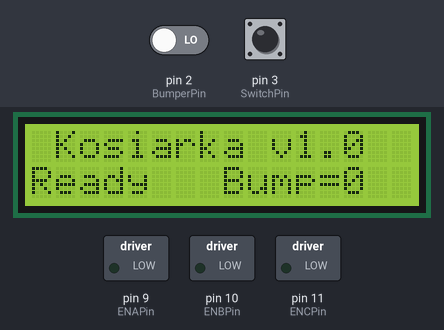
Simulated run of this sketch. Board: Arduino Uno, built with avr-gcc and run on an emulated ATmega328P. Parts: 16×2 character LCD, switched loads named in the sketch (green lamp = pin HIGH). Inputs (shaded band) come from the test bench; at power-on: pin 3 (SwitchPin) LOW, pin 2 (BumperPin) LOW.

Above: at 1.2 s.
1.3 s: pin 3 (SwitchPin) pulled HIGH for 3.2 s
At 5.1 s:
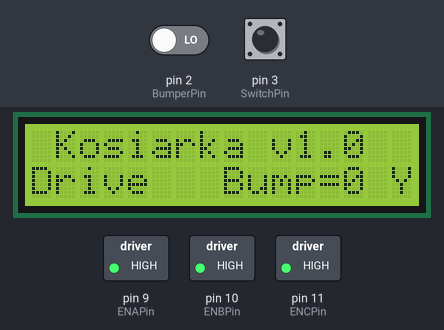
6.0 s: pin 2 (BumperPin) driven HIGH
At 7.3 s:
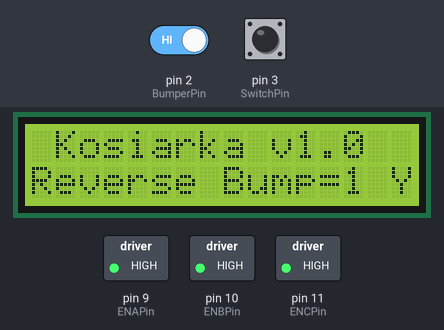
8.0 s: pin 2 (BumperPin) driven LOW
11.0 s: pin 3 (SwitchPin) pulled HIGH for 3.2 s
At 14.6 s:
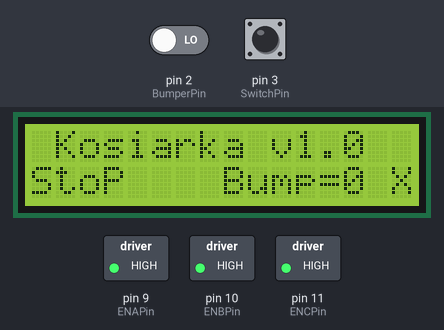
15.7 s: pin 3 (SwitchPin) pulled HIGH for 0.15 s
At 15.83 s:
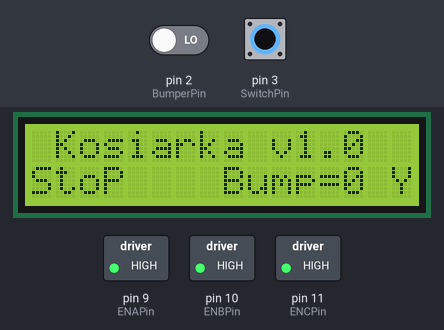
Timing chart, 0 to 18.4 s (numbered marks = the images above; inputs shaded):
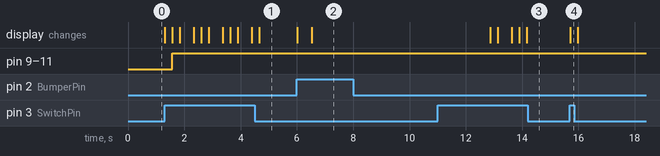

Measured:
- after the input at 1.3 s, pin 9 (ENAPin), pin 10 (ENBPin): LOW → HIGH after 0.27 s; pin 11 (ENCPin): LOW → HIGH after 0.26 s; the display: first changes at once (image 1 shows a later state)
- after the input at 6.0 s, the display: first changes at once (image 2 shows a later state)
- after the input at 8.0 s, every drawn part: stays the same
- after the input at 11.0 s, the display: first differs from a run without the input after 1.9 s (image 3 shows a later state)
- after the input at 15.7 s, the display: changes at once (image 4)

The sketch:

Kosiarka.ino
```cpp
/*


*/
//#include <Wire.h>
#include <LiquidCrystal_I2C.h>

//LiquidCrystal_I2C lcd(0x27, 4, 5, 6, 0, 1, 2, 3, 7, POSITIVE);
LiquidCrystal_I2C lcd(0x27, 2, 1, 0, 4, 5, 6, 7, 3, POSITIVE);


//defines pins numbers for wheel motor regulation
int ENAPin = 9; //motor A enable
int ENBPin = 10; //motor B enable
int IN1Pin = 4; //motor A
int IN2Pin = 5; //motor A
int IN3Pin = 6; //motor B
int IN4Pin = 7; //motor B

//defines pins for motorblade regulation
int ENCPin = 11; // motor C enable
int IN5Pin = 12; // motor C
int IN6Pin = 13; // motor C

//defines variables for wheel motor regulation
int AForwd = 0;
int ABack = 0;
int BForwd = 0;
int BBack = 0;
int Obstacle = 0;
int MotorSpeedA = 25;
int MotorSpeedB = 25;
int kSpeed = 3;
int BackTime = 1000;
unsigned long Time;
int SwitchPin = 3;  //pin 3 with GND-com on LimitSwitch
int SwitchVal = 0;
int SwitchState = 0;

//-------------------flagi------------
int Drive = 0;
int reverse = 0;
int StopM = 0;
int StopB=0;
int StartB=0;


//bumper
int BumperPin = 2;
int Bumper;


void setup() {
  //pinMode(trigPin, OUTPUT); // Sets the trigPin as an Output
  //pinMode(echoPin, INPUT); // Sets the echoPin as an Input
  pinMode(BumperPin, INPUT); // Sets the Bumper Pin as input
  pinMode(SwitchPin, INPUT ); // Sets switch pin as input - button to start/stop motors
  Serial.begin(9600); // Starts the serial communication
  lcd.begin(16, 2);
  lcd.backlight();

    lcd.setCursor(1, 0);
    lcd.print("Kosiarka v1.0");
    lcd.setCursor(0,1);
    lcd.print("Ready");


}


void loop() {


    Bumper=digitalRead(BumperPin);
    SwitchVal=digitalRead(SwitchPin);
//  Time = millis();

//  //-------------------------------------analog--------------------------------
//
//  //av_analog=0;
//  AnalogReading2=AnalogReading1;
//
////  for (int i = 0; i< 4 ; i++) {
////    _Arry_Analog[i] = analogRead (B_AnalogPin);
////    AnalogReading = AnalogReading +_Arry_Analog[i];
////
////  }
////  //AnalogReading=analogRead (B_AnalogPin);
////  av_analog=AnalogReading / 4;
////
//
//AnalogReading1=analogRead (B_AnalogPin);
//
//  //Serial.print("Average: ");
//  //Serial.println(av_analog);
//  lcd.setCursor(6, 0);
//  //lcd.print(AnalogReading);
//  lcd.print(AnalogReading1);
//
//
//
//
//  if (AnalogReading1 ==AnalogReading2 && AnalogReading1 <10) {
//    SwitchVal = 0;
//
//  } else {
//    SwitchVal = 1;
//  }


  ////lcd.begin(0,1);
  ////lcd.clear();
  //lcd.setCursor(0,0);
  //lcd.print("hello world");
  ////lcd.begin(0,2);
  ////lcd.setCursor(12,1);
  ////lcd.print("100%");


//----------------------------Programowanie guzika start stop--------------------------
// Trzeba napisac logike zmiany stanu przykazdym nacisnieciu guzika, new_state, last_state.
// Albo przypisaywac zamiennie wartosc 0 i 1, if high & = 0 wykonaj 1.


  if (SwitchVal == HIGH) {
    if (SwitchState == 0) {
      //StopM =0;
      StartB=1;
      Drive = 1;
      SwitchState=1;
      lcd.setCursor(15, 1);
      lcd.print("Y");
      delay(250);

    } else {
      StopM =1;
      StopB=1;
      //Drive = 1;
      SwitchState=0;
      lcd.setCursor(15, 1);
      lcd.print("X");
      delay(250);
    }
  }


//-------------------------------------BumprerValue----------------------------------
//    lcd.setCursor(3, 1);
//    lcd.print(Bumper);

  if (Bumper == HIGH&& SwitchState==1) {

    lcd.setCursor(8, 1);
    lcd.print("Bump=1");
    StopM = 1;
    reverse = 1;
    delay(1);
  }
  else {

    lcd.setCursor(8, 1);
    lcd.print("Bump=0");
    delay(1);
  }

//----------------------------------zatrzymanie napedu --------------------------------------

  if (StopM == 1) {
    lcd.setCursor(0, 1);
    lcd.print("StoP   ");
//    analogWrite(ENBPin, 255);
//    analogWrite(ENBPin, 255);
    digitalWrite(IN1Pin, LOW);
    digitalWrite(IN2Pin, LOW);
    digitalWrite(IN3Pin, LOW);
    digitalWrite(IN4Pin, LOW);

    StopM = 0;
    delay(500);
  }

 // ---------------------------------------wycofanie-----------------------------------
  if (reverse == 1) {
    lcd.setCursor(0, 1);
    lcd.print("Reverse");

    // Set Motor A Back
    digitalWrite(IN1Pin, HIGH);
    digitalWrite(IN2Pin, LOW);
    // Set Motor B Back
    digitalWrite(IN3Pin, HIGH);
    digitalWrite(IN4Pin, LOW);
    analogWrite(ENAPin, 255);//MotorSpeedA*kSpeed); // Send PWM signal to motor A
    analogWrite(ENBPin, 255);//MotorSpeedB*kSpeed); // Send PWM signal to motor B

    delay(1500);

//--------------------------------------- Obrot----------------------------------

    delay(BackTime / kSpeed);

    // Set Motor A Back
    digitalWrite(IN1Pin, HIGH);
    digitalWrite(IN2Pin, LOW);
    // Set Motor B Front
    digitalWrite(IN3Pin, LOW);
    digitalWrite(IN4Pin, HIGH);
    analogWrite(ENAPin, 255);
    analogWrite(ENBPin, 255);

    delay(4500);
    reverse = 0;
    Drive = 1;
  }

// ---------------------------------- Start motorblad-a--------------------

if (StartB==1){
//    lcd.setCursor(3, 1);
//    lcd.print("B");
    // Blade motor start
    // Set Motor C
    digitalWrite(IN5Pin, LOW);
    digitalWrite(IN6Pin, HIGH);

    analogWrite(ENCPin, 255);
    StartB=0;
}
// ----------------------------------Stop motorblad-a--------------------

if (StopB==1){
//    lcd.setCursor(3, 1);
//    lcd.print("B");
    // Blade motor start
    // Set Motor C
    digitalWrite(IN5Pin, LOW);
    digitalWrite(IN6Pin, LOW);

    analogWrite(ENCPin, 255);
    StopB=0;
}
//----------------------------------------Jazda do przodu -----------------------------
  if (Drive == 1) {
    lcd.setCursor(0, 1);
    lcd.print("Drive  ");
    // Drive Motor Forward
    // Set Motor A forward
    digitalWrite(IN1Pin, LOW);
    digitalWrite(IN2Pin, HIGH);
    // Set Motor B forward
    digitalWrite(IN3Pin, LOW);
    digitalWrite(IN4Pin, HIGH);
    analogWrite(ENAPin, 255);//MotorSpeedA*kSpeed); // Send PWM signal to motor A
    analogWrite(ENBPin, 255);//MotorSpeedB*kSpeed); // Send PWM signal to motor B

    Drive=0;
  }
}
```
